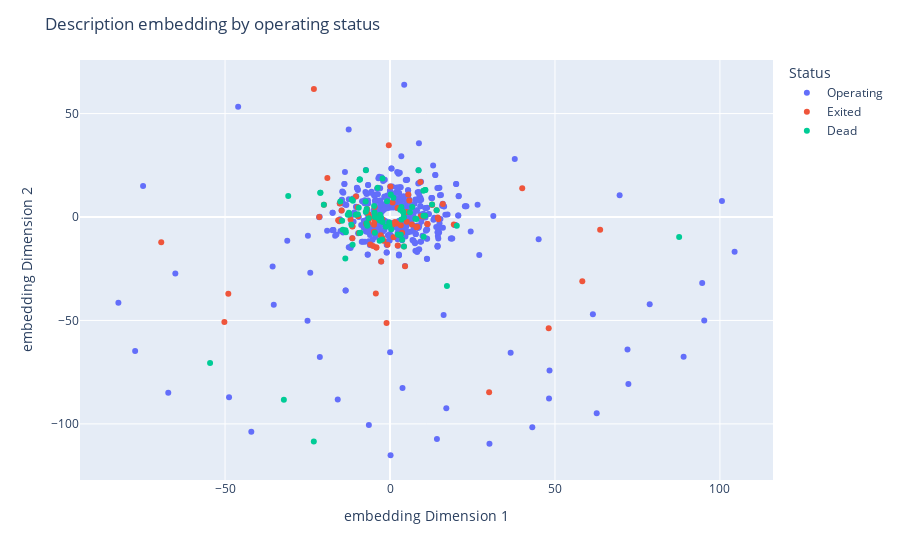
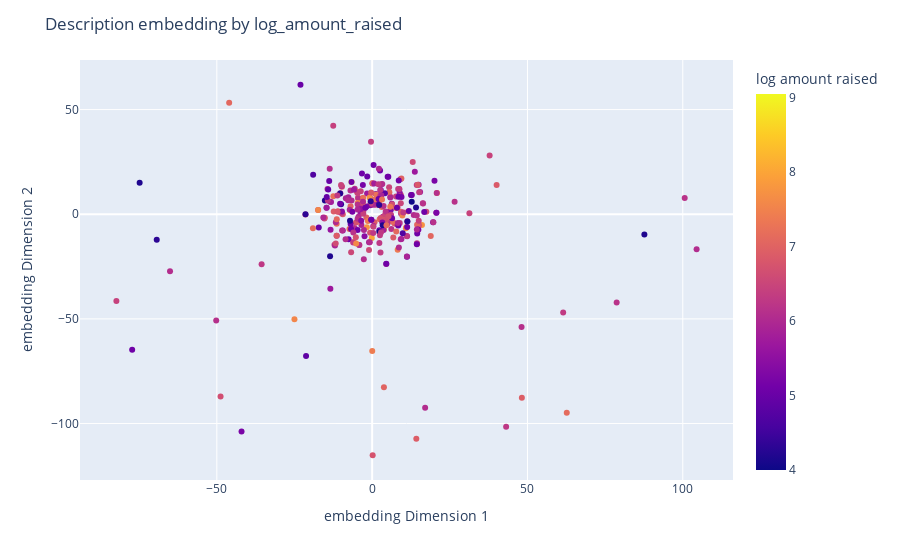

Here is the notebook cell these charts were saved with, in order:
### Code cell
import plotly.express as px

# Filter out rows with null descriptions
startups_df_filtered = startups_df.dropna(subset=['Description'])

# Create a scatter plot with hue based on "Status"
fig1 = px.scatter(startups_df_filtered, x='TSNE_1', y='TSNE_2', color='Status', hover_name='Description')

fig1.update_layout(
    title="Description embedding by operating status",
    xaxis_title="embedding Dimension 1",
    yaxis_title="embedding Dimension 2"
)

startups_df_filtered2=startups_df_filtered[startups_df_filtered["Amount raised (USD)"]>0.1]

# Create a scatter plot with hue based on "log_amount_raised"
fig2 = px.scatter(startups_df_filtered2, x='TSNE_1', y='TSNE_2', color='log amount raised', hover_name='Description')

fig2.update_layout(
    title="Description embedding by log_amount_raised",
    xaxis_title="embedding Dimension 1",
    yaxis_title="embedding Dimension 2"
)

# Show both plots
fig1.show()
fig2.show()

### Figure 1 — Plotly figure (JSON) as saved in the notebook; plotly's stock layout.template omitted (floating-point values rounded to 4 significant figures; data arrays with more than 128 entries replaced by an {"elided": "..."} marker saying what was removed)
{"data": [{"hovertemplate": "<b>%{hovertext}</b><br><br>Status=Operating<br>TSNE_1=%{x}<br>TSNE_2=%{y}<extra></extra>", "hovertext": {"elided": "444 str values"}, "legendgroup": "Operating", "marker": {"color": "#636efa", "symbol": "circle"}, "mode": "markers", "name": "Operating", "orientation": "v", "showlegend": true, "type": "scatter", "x": {"elided": "444 float values"}, "xaxis": "x", "y": {"elided": "444 float values"}, "yaxis": "y"}, {"hovertemplate": "<b>%{hovertext}</b><br><br>Status=Exited<br>TSNE_1=%{x}<br>TSNE_2=%{y}<extra></extra>", "hovertext": ["Zencoder is web-based video encoding SaaS designed to convert any video into web and mobile-compatible formats in real-time.", "GazeHawk provides users with professional eye-tracking services using webcams in their own homes.", "Movity is a website providing location-based living facilities and neighborhood data that help home buyers make better decisions.", "Etacts is a CRM tool enabling users to stay in touch with people in their address book.", "Snapjoy is a cloud-based photo library that brings together its users' uploaded images onto one portal.", "Heysan is a mobile community and messaging service.", "Cloudant provides a distributed database-as-a-service that scales and manages the databases of web and mobile app developers.", "SocialPicks is an online community where investors share investment ideas exchange market research and track investment performance.", "DotCloud is a second generation PaaS platform that is the commercial entity behind Docker an open source app portability project.", "Mertado is an online social shopping platform that allows consumers to discover and buy products from communities they frequently visit.", "Bump Technologies builds mobile apps and APIs that allow two smartphones to identify one another and connect by being bumped together.", "OMGPOP is a developer and publisher of multiplayer social and mobile games.", "AdGrok is an advertising platform enabling business owners to automate the process of choosing and bidding on keywords on Google AdWords.", "Omnisio is an online platform that enables users to annotate and share videos from any website.", "Auctomatic offers an auction and marketplace management system for individual sellers on the website.", "Cue is a web and mobile app that pulls information from the users’ online accounts to present an overview of their day.", "Rapportive is an email add-on that displays social media info about contacts inside the users’ inbox.", "Parse is a cloud app platform that enables users to add a scalable and powerful backend to launch a full-featured app.", "Xobni creates complete and searchable social profiles of a user's contacts that include updates from LinkedIn Facebook and Twitter.", "1000Memories is an online portal that lets people organize share and discover old photos and memories and set up family trees.", "Freshplum offers data science-based technology that displays promotional offers to incentivize purchasing of website visitors.", "Posterous is a platform for making blogging simple.", "BufferBox is a startup that develops an automated self-serve kiosk to eliminate failed parcel deliveries.", "Fanvibe is a social platform for watching sports and communicating with others who are watching the same game.", "Lanyrd is a directory of conferences events and speakers where users can build their own speaker profile and catch up on conference videos.", "DailyBooth was a photoblogging website that enabled its users to take photos of themselves.", "Origami provides families with a private customizable website for sharing daily updates and memories like photos videos quotes and more.", "SocialCam is a mobile app for Android and the iPhone that allows users to capture edit share and view videos online.", "Cardpool is a gift card exchange service for individuals to buy sell and trade their new or pre-owned gift cards.", "JustSpotted.com is a real-time search engine that aggregates and organizes live updates on social media.", "Cloudkick is a centralized web-based control hub for cloud servers offering centralized server monitoring and management tools.", "Crocodoc is used in converting Microsoft Office and PDF documents to HTML5 and enabling users to view and collaborate with any web app.", "Stypi is a collaborative real-time text editor that allows multiple users to make changes to a single document at the same time.", "TapEngage is a startup that enables advertisers and publishers to collaborate on tablet-optimized advertising.", "Heroku is a cloud-based platform-as-a-service that allows developers to deploy scale and manage apps.", "ReMail is an email app that downloads email to iPhone and lets users go through a comprehensive email search.", "Tutorspree is an online platform that assists students in finding tutors on various subjects across the U.S.", "AppJet is an online programming tool and web-based text editor for building simple web applications.", "Flutter is an app that uses gesture recognition technology over a built-in webcam to control iTunes Spotify VLC and QuickTime.", "FamilyLeaf is a social networking platform enabling users to share photos life updates and information with their families.", "FlightCaster offers a service that predicts flight delays enabling travelers to proactively plan based on the predicted flight delay.", "Zecter offers consumer hybrid cloud storage solutions and media solutions that allow video and music streaming over the web.", "BackType is a marketing intelligence platform powering social features and helping businesses understand the impact of social media.", "280 North is a web software development platform enabling users to build applications through its proprietary tech toolkit Cappuccino.", "Anywhere.FM is a music player that enables users to upload music collections and play them anywhere from the web.", "ClickPass offers OpenID a browser installation that allows users to sign on to multiple web sites with a single credential.", "Clutch.io builds tools for mobile application developers.", "Data Marketplace is a hub for buying and selling personalized data online.", "Divvyshot is a photo-sharing platform that enables users to share full resolution photos with friends.", "Echodio enables users to keep iTunes music libraries in sync securely backed up and streamable from anywhere.", "TextPayMe is an SMS payment service that allows users to send money to others using text messages.", "Gantto is a web-based scheduling platform enabling users to manage share and publish their Gantt Charts in real-time.", "Glassmap is a social network and communication platform for friends to coordinate meetings and hangouts.", "GraffitiGeo offers an iPhone app that allows users to leave restaurant reviews or ratings.", "Hiring with code portfolios", "Smart collaborative documents. Company wiki. Personal notes. Event planning. Classroom collaboration.", "What is Infogami? The art of transforming data into meaningful information. Infogami Business Intelligence (BI) solutions turn raw data", "Inkling offers collective intelligence solutions for businesses to make operational and strategic decisions.", "Kiko is an online calendar app that offered advanced features and included an API for integration into other applications and websites", "Leaky provides an auto insurance comparison service enabling users to compare and find the best car insurance.", "Lingt is a service for learning languages that helps teachers enable their students to speak.", "Meetings.io provides a group video conferencing and hangout service that allows users to meet with anyone by creating a meeting room link.", "Luma (formerly Midnox) allows you to record and share beautiful HD videos with real-time video stabilization filters and zoom.", "Munch on Me is a food discovery portal that connects people with food in local communities.", "PageLever is an analytics platform for measuring a specific brand’s presence on Facebook.", "Parakey is a web-based operating system that synchronizes the user’s desktop environment with the web.", "Picwing is a photo sharing platform that enables users to share their photos through print and email.", "Reddit is a social news and entertainment site that displays content based on the user's personal preferences and what the community likes.", "Sendoid is an on-demand peer-to-peer file transfer system enabling users to transfer files with no size restrictions.", "Slinkset is a free online tool that allows users to create their own message board sites in real-time.", "TalkBin offers a tool that allows customers to send feedback messages to local businesses.", "Fridge is a website enabling anyone to set up a lightweight single-serving social network and organize their private online groups.", "VoiceGem is a web and iOS enabled voice messaging system.", "Wufoo is a web application that helps anybody build amazing online forms. When you design a form with Wufoo it automatically builds the", "Finding wedding vendors is hard. In 2007 a couple started Project Wedding to tackle this problem and eventually grew it into a", "Zenter is a web-based presentation app that allows users to create PowerPoint-like presentations on the web and share them with other users.", "Loopt is a mobile application and website that connects people to their community.", "Embark creates mobile apps for mass-transit riders worldwide that gives users information about routes and stops in different cities.", "Snipshot is an online photo editor enabling users to edit and enhance pictures.", "Mailgun offers APIs that allow users to send receive and track emails."], "legendgroup": "Exited", "marker": {"color": "#EF553B", "symbol": "circle"}, "mode": "markers", "name": "Exited", "orientation": "v", "showlegend": true, "type": "scatter", "x": [11.32, 2.031, -50.2, 9.301, 12.75, -11.42, 8.273, -9.433, 5.069, -0.3638, -5.971, -11.42, -3.735, -11.38, 0.1414, -4.112, -4.392, 0.764, -4.858, -15.38, 9.206, -6.952, 4.553, -9.824, -4.662, 40.07, -15.25, -11.96, 5.542, -14.66, 8.005, -49.01, 58.29, -4.298, 6.632, -1.955, 2.327, 3.671, -4.17, -15.72, 48.1, -9.723, -4.658, 3.265, -15.22, -21.45, 1.064, 14.68, 12.75, -20.02, -2.317, 1.491, -6.514, 2.262, 19.33, 4.235, 10.09, -69.35, -18.99, 30.04, -1.053, -7.24, 63.7, 0.7798, 14.47, -2.675, 16.0, -23.07, -6.536, -10.32, -4.831, -6.059, -2.802, 5.01, -2.321, 11.34, -5.146, 5.842, 14.13, -0.7445], "xaxis": "x", "y": [-3.322, -3.141, -50.74, 0.3469, 5.983, -10.3, -4.718, -7.748, -2.261, 34.67, -13.27, -4.495, 0.386, -4.601, 14.74, -14.73, -1.238, -3.789, -3.727, -2.035, 16.89, 3.86, -23.75, 4.693, -2.162, 13.93, -1.621, -1.218, 10.91, 3.143, -4.955, -37.08, -31.09, -36.93, -3.607, -11.43, -13.76, -7.57, -14.68, -1.549, -53.82, 0.3359, 4.669, -3.971, 6.581, -0.002702, -9.755, -1.138, 5.97, 5.887, -10.11, -2.395, -2.784, 4.388, -3.624, -14.24, 0.2581, -12.22, 18.89, -84.69, -51.25, -3.278, -6.194, 7.007, -0.2212, -21.47, 6.283, 61.87, 1.387, 9.885, -7.134, -0.4256, -8.877, 2.381, -1.126, -3.429, -13.98, 7.986, 3.273, -13.35], "yaxis": "y"}, {"hovertemplate": "<b>%{hovertext}</b><br><br>Status=Dead<br>TSNE_1=%{x}<br>TSNE_2=%{y}<extra></extra>", "hovertext": ["Justin.TV is an online community for users to freely create share and broadcast live videos.", "Tipjoy is a social payments engine that allows merchants to sell digital content to raise money for causes and individuals to lend money.", "CarWoo is an online car dealership allowing buyers and sellers to connect and negotiate with multiple dealers at a time.", "WakeMate is an electronic device that records users' sleep data and sounds within the 20-minute window prior to the set alarm time.", "Frogmetrics offers a touchscreen mobile device to gather customer feedback enabling companies and researchers to capture data in real-time.", "Notifo is a mobile application and platform that allows web sites and services to create mobile notifications.", "Opzi was a developer of social games for iOS and Android.", "Kirkland North is an Oakland-based online gaming startup.", "Vidly enables video hosting on all devices and offers transcoding device detection content delivery security and analytics services.", "Snaptalent is a distributed job advertisement network for developer listings.", "Customer Feedback", "InboxQ was a browser extension that delivered a persistent stream of questions from Twitter directly to the user.", "8aweek calculates the time users spend in the internet by monitoring their surfing behavior.", "AnyLeaf offers a database of grocery and drug store sales for users to discover the best deals.", "Awesome Highlighter is a tool for highlighting text on web pages enabling users to save and share them with other users.", "Biographicon is a wiki-based website containing biographies of famous and non-famous people.", "Bushido provides one-click deploy for open-source rails apps to a hosting environment for end-users.", "Carsabi is very popular used cars search engine on Facebook and Google Plus.", "VPN as a service", "Turbotax for Debt Relief", "Deluux aims to relocate the center of people’s online identities to their personal websites instead of a single social network.", "Embedster an online platform allows bloggers to display any YouTube video as an ad on their site.", "everyArt allows users to commission an art piece from a diverse portfolio of artists on the web.", "Flagr enables users to share places adding photos video and descriptions from their mobile phone.", "Fuzzwich is an online animation platform developed by Habit Industries.", "Where fans and celebrities gather for good.", "FitFu is a 99-cent application for the iPhone.", "Hiptype provides analytics and advertising capabilities to eBook platforms.", "Employment/Recruitment", "Airtime for SMS", "I Move You was added to CrunchBase in 2013", "ididwork is an online tool enabling employees to keep track of the work they do over time.", "iJigg is a social music site that allows users to vote on submitted singles using Digg-like voting.", "Infoharmoni is a data visualization startup that visualizes real-time social web and aggregates content people and relationships.", "Last Minute Restaurant Deals", "Jamglue is an online community allowing users to listen or mix music from a library of user-contributed music.", "A platform bridging mobile text messages email and IM communication without needing to download anything.", "Koduco provided iPad games for multiplayer collaboration on the same device.", "An online personality test game where you look at two photos and choose which one you “Like Better”.", "Better Desktop search solution.", "MightyQuiz an online collection of user-generated quizzes enables users to answer and rate quizzes via a distributable widget and the web.", "Minefold runs on-demand game servers for popular games such as Minecraft and Team Fortress 2.", "Shareable Mixtapes", "Internet TV Guide", "Dating Mobile Application", "Coming Soon", "People and Pages is a service similar to Google Groups allowing group organizers to manage email lists and publish to the web in one", "Plurchase is an online social shopping site that allows their customers to chat with others.", "pocketfungames is a game developer for the iPhone that focuses on games with strong social components.", "A social polling site. Pollground allows you to easily create surveys and allow the “wisdom of the crowd” to answer your questions.", "Popcuts is a unique online music store. DRM-free songs are sold for 99cents but every time a song you bought sells you get a cut of the", "Precognate Inc is a startup company that was incorporated in DE. This company profile was created to provide more information about", "Laundry Delivery for $25", "Propable was a suite of online management and investment analysis tools for property investors.", "Reble offers a software downloading solution for Windows that allows users to stream music from others who also havr Reble installed.", "RegistryLove is a registry service allowing users to register products and services from anywhere and consolidate them onto one registry.", "A “fashion related community”.", "Skysheet develops a web-based spreadsheet.", "SlapVid is a video site based on P2P technology that allows users to find and watch videos pulled from top sites.", "Snipd is a web-based application that enables users to save and share online content as they surf.", "SocialBrowse is a Firefox extension for sharing links. It has been described as a Twitter for links.", "Socialmoth is an online community allowing individuals to post and share their thoughts and ideas anonymously.", "Splashup is a web-based image editor that integrates with Flickr Facebook and Picasa.", "A service that enables its users to meet and chat when they visit the same websites.", "NOWBOX is a personalized guide recommending videos to users based on their interests friends and latest trends.", "TapZilla offers daily deals for paid mobile apps giving users the chance to get paid apps for free.", "An online collaboration environment that allows users to chat and draw diagrams on a shared whiteboard.", "TicketStumbler is a search engine and comparison website for the secondary ticket market.", "Handcrafted iPhone travel guides that are free offline and just plain full of awesomeness.", "Connecting renters with rentors", "Tweetflow was added to CrunchBase in 2013", "Whereoscope employs a location-aware smartphone application that enables parents to keep track of their children.", "Music industry social network", "Writewith is a collaborative writing web app that supports users in writing editing and publishing documents with a group.", "Wundrbar wants to improve upon the search bar experience by providing users with powerful inline commands.", "Youlicit is a recommendation engine that enables users to get relevant recommendations based on personal interests.", "Mobile restaurant search site", "Voxli offers browser-based group voice chat for gamers and teams.", "NOWBOX is a personalized guide recommending videos to users based on their interests friends and latest trends.", "Hello Chair focused on exploring opportunities in applied machine learning and internet advertising.", "HighlightCam offers a video editing platform that enables users to transform their videos and pictures into professional-quality movies."], "legendgroup": "Dead", "marker": {"color": "#00cc96", "symbol": "circle"}, "mode": "markers", "name": "Dead", "orientation": "v", "showlegend": true, "type": "scatter", "x": [-12.37, 3.453, 3.112, 4.06, -1.317, -3.125, -11.69, 6.061, -10.38, 12.74, -4.591, 8.66, 10.67, -7.389, -54.54, -2.245, -0.1753, -23.1, -9.723, 6.712, 3.455, -7.08, 3.274, -14.51, 87.64, -9.47, -13.38, -4.812, 20.25, -3.144, -9.174, 10.2, -0.2634, 10.15, 1.026, -30.86, -2.419, -14.33, 17.26, -21.09, 7.668, 4.21, -12.8, -12.46, -11.34, 3.742, -6.453, -7.296, -13.51, -4.613, -11.59, -32.18, -0.9016, -2.674, -20.06, 2.851, -2.273, 8.003, -3.001, 14.13, -8.983, -9.269, 2.351, -6.898, 10.7, -11.26, 4.227, -13.54, -3.538, -3.764, -9.173, 3.671, -15.07, -7.35, -21.14, 10.1, 0.2244, -7.126, 10.7, -4.694, 0.3902], "xaxis": "x", "y": [1.272, -1.149, 3.469, 2.229, -4.762, -1.673, -3.783, 2.265, 1.046, 6.012, -7.65, 22.64, 0.5772, 7.469, -70.62, -2.455, -3.943, -108.6, 1.335, 4.846, 4.881, 3.851, -8.565, -1.766, -9.703, 4.523, -7.359, 5.305, -4.224, -11.44, 18.08, -9.536, -2.601, 0.5563, 9.259, 10.15, -10.85, -6.192, -33.37, 11.67, -0.9, -0.1386, 1.108, 2.045, -13.4, 2.876, -0.5561, 22.62, -6.437, -0.03668, 8.471, -88.37, 7.646, -0.4879, 5.894, -8.663, 18.61, -0.9514, 1.041, 3.262, -7.614, -7.7, -8.503, -4.201, 13.03, 7.814, -14.24, -20.08, -0.6913, 14.17, 18.08, -10.95, 7.523, 2.596, 11.7, 12.73, 10.91, -3.066, 13.03, 2.228, -5.926], "yaxis": "y"}], "layout": {"legend": {"title": {"text": "Status"}, "tracegroupgap": 0}, "margin": {"t": 60}, "title": {"text": "Description embedding by operating status"}, "xaxis": {"anchor": "y", "domain": [0, 1], "title": {"text": "embedding Dimension 1"}}, "yaxis": {"anchor": "x", "domain": [0, 1], "title": {"text": "embedding Dimension 2"}}}}

### Figure 2 — Plotly figure (JSON) as saved in the notebook; plotly's stock layout.template omitted (floating-point values rounded to 4 significant figures; data arrays with more than 128 entries replaced by an {"elided": "..."} marker saying what was removed)
{"data": [{"hovertemplate": "<b>%{hovertext}</b><br><br>TSNE_1=%{x}<br>TSNE_2=%{y}<br>log amount raised=%{marker.color}<extra></extra>", "hovertext": {"elided": "317 str values"}, "legendgroup": "", "marker": {"color": {"elided": "317 float values"}, "coloraxis": "coloraxis", "symbol": "circle"}, "mode": "markers", "name": "", "orientation": "v", "showlegend": false, "type": "scatter", "x": {"elided": "317 float values"}, "xaxis": "x", "y": {"elided": "317 float values"}, "yaxis": "y"}], "layout": {"coloraxis": {"colorbar": {"title": {"text": "log amount raised"}}, "colorscale": [[0, "#0d0887"], [0.1111, "#46039f"], [0.2222, "#7201a8"], [0.3333, "#9c179e"], [0.4444, "#bd3786"], [0.5556, "#d8576b"], [0.6667, "#ed7953"], [0.7778, "#fb9f3a"], [0.8889, "#fdca26"], [1, "#f0f921"]]}, "legend": {"tracegroupgap": 0}, "margin": {"t": 60}, "title": {"text": "Description embedding by log_amount_raised"}, "xaxis": {"anchor": "y", "domain": [0, 1], "title": {"text": "embedding Dimension 1"}}, "yaxis": {"anchor": "x", "domain": [0, 1], "title": {"text": "embedding Dimension 2"}}}}
